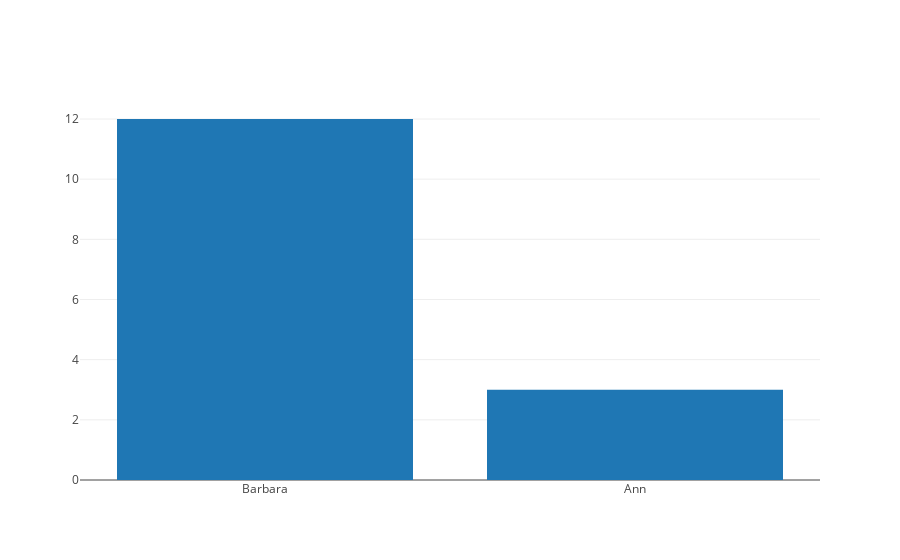

The cell this chart's notebook holds for it:
### Markdown cell above
In the first four lines we tell Python to get ready to use this library.  And in the last line we tell Python to plot our `trace`.

The meat of the code, the part that we will be changing, is our `trace`.  Trace points to a dictionary with a key of `x` that points to a list of x_values, and a key of `y` that points to y_values.  And a `type` to indicate that this will be a bar chart.

### Code cell
import plotly
from plotly.offline import iplot, init_notebook_mode
from plotly import tools
import plotly.graph_objs as go
init_notebook_mode(connected=True)


trace = {
 'type': 'bar',
 'x': ['Barbara', 'Ann'],
 'y': [12, 3]}
plotly.offline.iplot({'data': [trace]})

### Figure 1 — Plotly figure (JSON) as saved in the notebook; plotly's stock layout.template omitted (floating-point values rounded to 4 significant figures)
{"data": [{"type": "bar", "x": ["Barbara", "Ann"], "y": [12, 3]}], "layout": {}}
